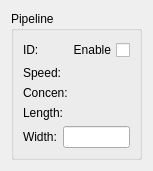
<?xml version="1.0" encoding="UTF-8"?>
<ui version="4.0">
 <class>PipeWidget</class>
 <widget class="QWidget" name="PipeWidget">
  <property name="geometry">
   <rect>
    <x>0</x>
    <y>0</y>
    <width>153</width>
    <height>136</height>
   </rect>
  </property>
  <property name="sizePolicy">
   <sizepolicy hsizetype="Expanding" vsizetype="Preferred">
    <horstretch>0</horstretch>
    <verstretch>0</verstretch>
   </sizepolicy>
  </property>
  <property name="windowTitle">
   <string>Form</string>
  </property>
  <layout class="QVBoxLayout" name="verticalLayout_3">
   <item>
    <widget class="QGroupBox" name="groupBox">
     <property name="sizePolicy">
      <sizepolicy hsizetype="Expanding" vsizetype="Preferred">
       <horstretch>0</horstretch>
       <verstretch>0</verstretch>
      </sizepolicy>
     </property>
     <property name="title">
      <string>Pipeline</string>
     </property>
     <layout class="QVBoxLayout" name="verticalLayout">
      <item>
       <layout class="QHBoxLayout" name="horizontalLayout_3">
        <item>
         <widget class="QLabel" name="lblID">
          <property name="sizePolicy">
           <sizepolicy hsizetype="Expanding" vsizetype="Preferred">
            <horstretch>0</horstretch>
            <verstretch>0</verstretch>
           </sizepolicy>
          </property>
          <property name="text">
           <string>ID:</string>
          </property>
         </widget>
        </item>
        <item>
         <widget class="QCheckBox" name="cboxChecked">
          <property name="layoutDirection">
           <enum>Qt::RightToLeft</enum>
          </property>
          <property name="text">
           <string>Enable</string>
          </property>
         </widget>
        </item>
       </layout>
      </item>
      <item>
       <layout class="QHBoxLayout" name="horizontalLayout">
        <item>
         <widget class="QLabel" name="lblSpeed">
          <property name="text">
           <string>Speed:</string>
          </property>
         </widget>
        </item>
        <item>
         <widget class="QLabel" name="editSpeed">
          <property name="sizePolicy">
           <sizepolicy hsizetype="Expanding" vsizetype="Preferred">
            <horstretch>0</horstretch>
            <verstretch>0</verstretch>
           </sizepolicy>
          </property>
          <property name="text">
           <string/>
          </property>
          <property name="alignment">
           <set>Qt::AlignRight|Qt::AlignTrailing|Qt::AlignVCenter</set>
          </property>
         </widget>
        </item>
       </layout>
      </item>
      <item>
       <layout class="QHBoxLayout" name="horizontalLayout_4">
        <item>
         <widget class="QLabel" name="lblConcen">
          <property name="text">
           <string>Concen:</string>
          </property>
         </widget>
        </item>
        <item>
         <widget class="QLabel" name="editConcen">
          <property name="sizePolicy">
           <sizepolicy hsizetype="Expanding" vsizetype="Preferred">
            <horstretch>0</horstretch>
            <verstretch>0</verstretch>
           </sizepolicy>
          </property>
          <property name="text">
           <string/>
          </property>
          <property name="alignment">
           <set>Qt::AlignRight|Qt::AlignTrailing|Qt::AlignVCenter</set>
          </property>
         </widget>
        </item>
       </layout>
      </item>
      <item>
       <layout class="QHBoxLayout" name="horizontalLayout_5">
        <item>
         <widget class="QLabel" name="lblLength">
          <property name="sizePolicy">
           <sizepolicy hsizetype="Preferred" vsizetype="Preferred">
            <horstretch>0</horstretch>
            <verstretch>0</verstretch>
           </sizepolicy>
          </property>
          <property name="text">
           <string>Length:</string>
          </property>
          <property name="alignment">
           <set>Qt::AlignLeading|Qt::AlignLeft|Qt::AlignVCenter</set>
          </property>
         </widget>
        </item>
        <item>
         <widget class="QLabel" name="editLength">
          <property name="sizePolicy">
           <sizepolicy hsizetype="Expanding" vsizetype="Preferred">
            <horstretch>0</horstretch>
            <verstretch>0</verstretch>
           </sizepolicy>
          </property>
          <property name="text">
           <string/>
          </property>
          <property name="alignment">
           <set>Qt::AlignRight|Qt::AlignTrailing|Qt::AlignVCenter</set>
          </property>
         </widget>
        </item>
       </layout>
      </item>
      <item>
       <layout class="QHBoxLayout" name="horizontalLayout_2">
        <item>
         <widget class="QLabel" name="lblWidth">
          <property name="text">
           <string>Width:</string>
          </property>
         </widget>
        </item>
        <item>
         <widget class="QLineEdit" name="editWidth">
          <property name="alignment">
           <set>Qt::AlignRight|Qt::AlignTrailing|Qt::AlignVCenter</set>
          </property>
         </widget>
        </item>
       </layout>
      </item>
     </layout>
    </widget>
   </item>
  </layout>
 </widget>
 <resources/>
 <connections/>
</ui>
